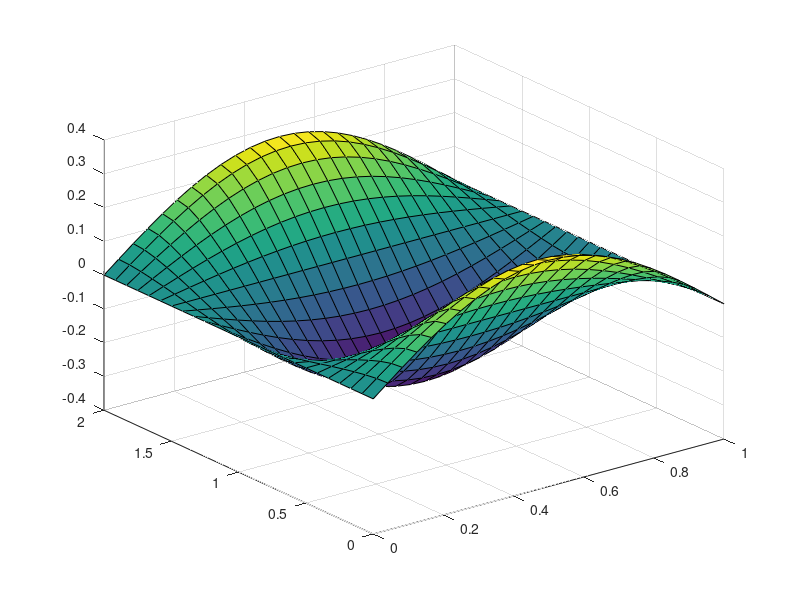

Recreate this plot in MATLAB.
clear;
x = linspace(0,1,25);
t = linspace(0,2,25);
[X,T] = meshgrid(x,t);
E =pi*T;
F = (-(4*cos(pi))+4)/(power(pi,3))*(cos(E)).*(sin(pi*X));
for k = 2:5
   F = F + (-(4*cos(pi*k))+4)/(power(pi,3)*power(k,3))*(cos(E*k)).*(sin(pi*X));
end
surf(X,T,F);
